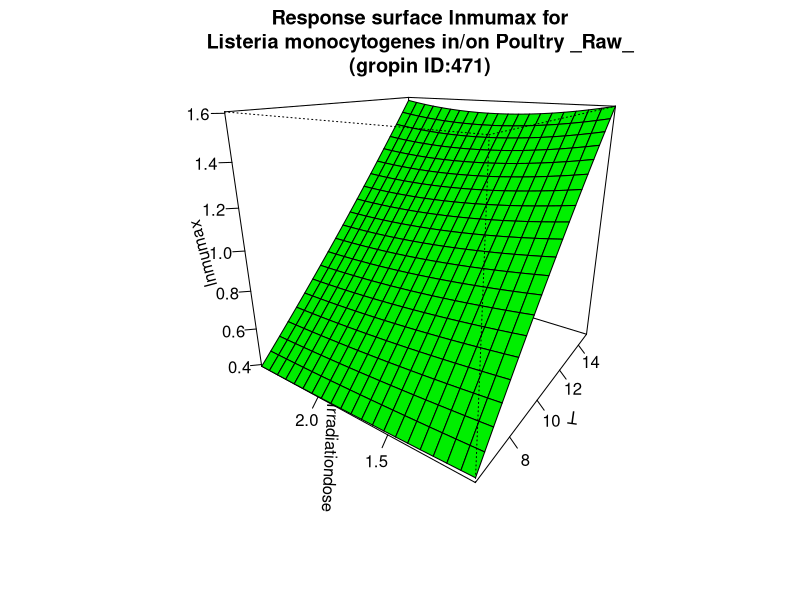

Write R code to recreate this figure.
#############################
# start of Parameter script
#############################
T <- seq(6.006,14.985014985015,length.out=21)
Irradiationdose <- seq(1.001,2.4975024975025,length.out=21)
#############################
# end of Parameter script
#############################
############################# 
# start of Model script Gropin ID 471 
#############################
 
# constant coefficients for this model
 
variables <- data.frame(T,Irradiationdose)
argumentsPar <- expand.grid(variables)
 
# heart of the model
response_surface <- function(T,Irradiationdose) {
   mumax <-(-0.899+0.252*T+0.374*Irradiationdose-0.0045*(T^2)-0.05*(Irradiationdose^2)-0.085*T*Irradiationdose+0.01*T*(Irradiationdose^2)+0.0024*Irradiationdose*(T^2))

return(mumax=mumax)
} 

# output parameters
responseSurface <- cbind(argumentsPar,response_surface(argumentsPar['T'],argumentsPar['Irradiationdose']))
colnames(responseSurface) <- c(colnames(argumentsPar),'lnmumax')
#############################
# End of Model script
#############################
############################# 
# start of Visualisation script Gropin ID 471 
#############################
persp(T,Irradiationdose,matrix(unlist(responseSurface$'lnmumax'),nrow=21),col = 'green',xlab='T',ylab='Irradiationdose',zlab='lnmumax',main='Response surface lnmumax for
Listeria monocytogenes in/on Poultry _Raw_
(gropin ID:471)',theta=305,phi=20,shade=0.25,ticktype = 'detailed')
#############################
# End of Visualisation script
#############################
